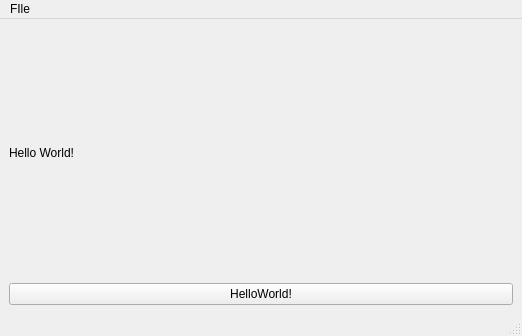
<?xml version="1.0" encoding="UTF-8"?>
<ui version="4.0">
 <class>MainWindow</class>
 <widget class="QMainWindow" name="MainWindow">
  <property name="geometry">
   <rect>
    <x>0</x>
    <y>0</y>
    <width>522</width>
    <height>336</height>
   </rect>
  </property>
  <property name="windowTitle">
   <string>HelloWorld</string>
  </property>
  <widget class="QWidget" name="centralwidget">
   <layout class="QGridLayout" name="gridLayout">
    <item row="0" column="0">
     <layout class="QVBoxLayout" name="verticalLayout">
      <item>
       <widget class="QLabel" name="label">
        <property name="layoutDirection">
         <enum>Qt::LeftToRight</enum>
        </property>
        <property name="text">
         <string>Hello World!</string>
        </property>
       </widget>
      </item>
      <item>
       <widget class="QPushButton" name="pushButton">
        <property name="text">
         <string>HelloWorld!</string>
        </property>
       </widget>
      </item>
     </layout>
    </item>
   </layout>
  </widget>
  <widget class="QMenuBar" name="menubar">
   <property name="geometry">
    <rect>
     <x>0</x>
     <y>0</y>
     <width>522</width>
     <height>22</height>
    </rect>
   </property>
   <widget class="QMenu" name="menuFIle">
    <property name="title">
     <string>FIle</string>
    </property>
    <addaction name="actionOpen"/>
    <addaction name="actionSave"/>
   </widget>
   <addaction name="menuFIle"/>
  </widget>
  <widget class="QStatusBar" name="statusbar"/>
  <action name="actionOpen">
   <property name="text">
    <string>Open</string>
   </property>
  </action>
  <action name="actionSave">
   <property name="text">
    <string>Save</string>
   </property>
  </action>
 </widget>
 <resources/>
 <connections/>
</ui>
